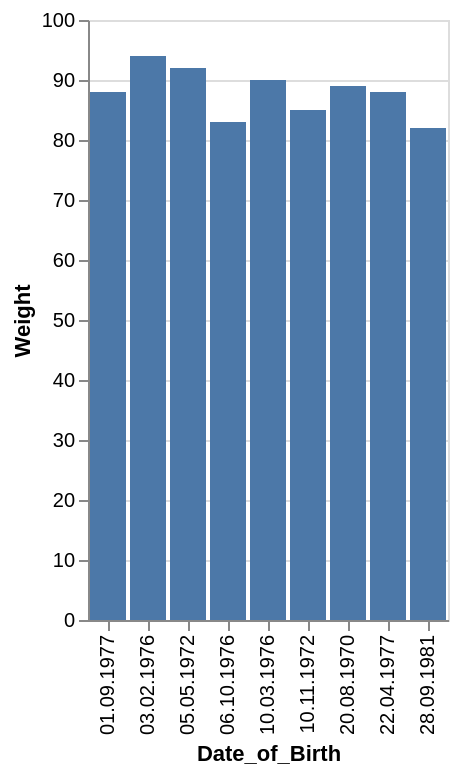

Describe this chart as a Vega-Lite specification.
### Vega-Lite specification from a JSON file in a GitHub repository (floating-point values rounded to 4 significant figures)
{"data": {"values": [{"x_data": "01.09.1977", "y_data": 88}, {"x_data": "03.02.1976", "y_data": 94}, {"x_data": "05.05.1972", "y_data": 92}, {"x_data": "06.10.1976", "y_data": 83}, {"x_data": "10.03.1976", "y_data": 90}, {"x_data": "10.11.1972", "y_data": 85}, {"x_data": "20.08.1970", "y_data": 89}, {"x_data": "22.04.1977", "y_data": 88}, {"x_data": "28.09.1981", "y_data": 82}]}, "mark": "bar", "encoding": {"x": {"field": "x_data", "type": "nominal", "title": "Date_of_Birth", "sort": "ascending"}, "y": {"field": "y_data", "type": "quantitative", "title": "Weight"}}}
